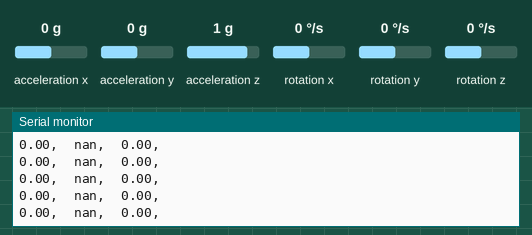
Recording of a sketch running on a simulated Arduino Uno, built with avr-gcc and run on an emulated ATmega328P. Shown: the last lines printed to the serial monitor. The test bench sets the inputs (shaded band); at power-on: acceleration x 0 g, acceleration y 0 g, acceleration z 1 g, rotation x 0 °/s, rotation y 0 °/s, rotation z 0 °/s.

Above: at 1.2 s.
1.3 s: acceleration x set to -1.4 g
At 2.0 s:
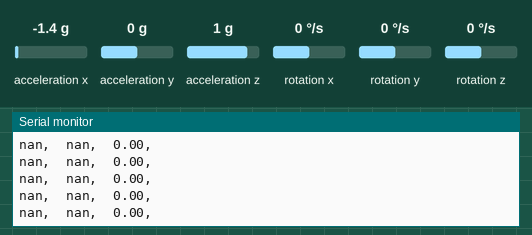
3.2 s: acceleration y set to -1.4 g
At 4.0 s:
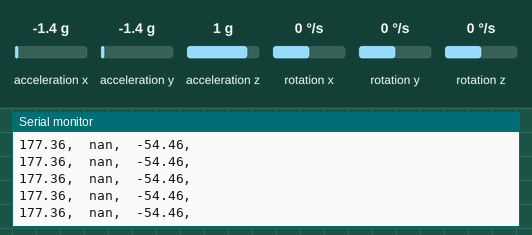
6.2 s: acceleration z set to -0.8 g
At 7.1 s:
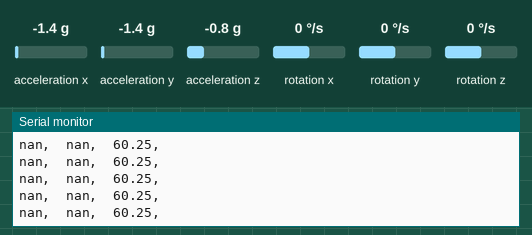
9.2 s: acceleration y set to 0.8 g
At 10.1 s:
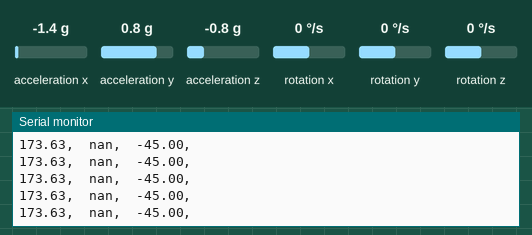
12.2 s: acceleration x set to -0.8 g
At 13.3 s:
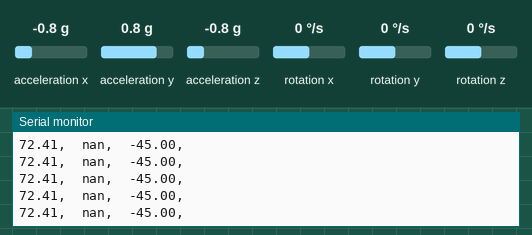
15.2 s: acceleration z set to 0 g
At 15.8 s:
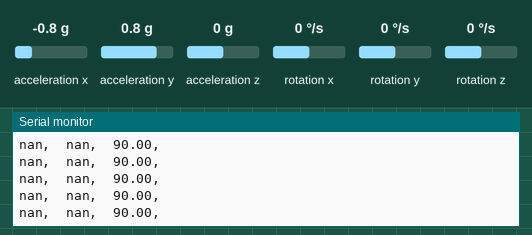
Timing chart, 0 to 18.2 s (numbered marks = the images above; inputs shaded):
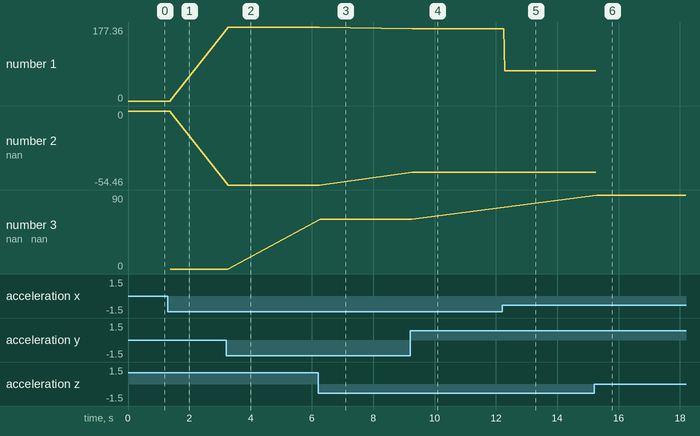

Measured:
- after the input at 1.3 s, the serial monitor: prints a new line after 0.09 s (image 1)
- after the input at 3.2 s, the serial monitor: prints a new line after 0.08 s (image 2)
- after the input at 6.2 s, the serial monitor: prints a new line after 0.07 s (image 3)
- after the input at 9.2 s, the serial monitor: prints a new line after 0.07 s (image 4)
- after the input at 12.2 s, the serial monitor: prints a new line after 0.08 s (image 5)
- after the input at 15.2 s, the serial monitor: prints a new line after 0.08 s (image 6)
- plotted number 1: 0 → 177.36 after the input at 3.2 s, 177.36 → 173.63 after the input at 9.2 s, 173.63 → 72.41 after the input at 12.2 s
- plotted number 2: 0 → -54.46 after the input at 3.2 s, -54.46 → -45 after the input at 9.2 s

The sketch:

MPU6050_Spherical.ino
```cpp
//need to include all this if not already included
#include "I2Cdev.h"
#include "MPU6050.h"
#if I2CDEV_IMPLEMENTATION == I2CDEV_ARDUINO_WIRE
    #include "Wire.h"
#endif
#include "GravVector.h" //stuff for getting acceleration vector

GravVector gv;   //create object to get acceleration vector

void setup() {

    Serial.begin(9600);

}

void loop() {

    gv.update(); //need to run this to read sensor and calculate spherical coordinates


    //getting the spherical coordinates
    Serial.print(gv.getRho()); Serial.print(",\t");     //this would be magnitude

    Serial.print(gv.getTh()); Serial.print(",\t");      //this could be angle of descent
    Serial.print(gv.getPhi()); Serial.println(",\t");   //or this could be angle of descent
                                                        //depends on how the sensor is mounted

}
```

GravVector.cpp
```cpp
#include "GravVector.h"

MPU6050 accelgyro;

int16_t ax, ay, az;

float rho, th, phi;

GravVector::GravVector()
{
  #if I2CDEV_IMPLEMENTATION == I2CDEV_ARDUINO_WIRE
    Wire.begin();
  #elif I2CDEV_IMPLEMENTATION == I2CDEV_BUILTIN_FASTWIRE
    Fastwire::setup(400, true);
  #endif
  //initialize MPU6050 sensor
  accelgyro.initialize();
}

float GravVector::getRho()
{
  return rho;
}

float GravVector::getTh()
{
  return th;
}

float GravVector::getPhi()
{
  return phi;
}


void GravVector::update()
{
  accelgyro.getAcceleration(&ax, &ay, &az);
  rho = sqrt(ax*ax+ay*ay+az*az);
  th = acos((float)az/(float)rho)*180/M_PI;
  phi = atan((float)ay/(float)az)*180/M_PI;
}
```

GravVector.h
```cpp
#include "I2Cdev.h"
#include "MPU6050.h"

#if I2CDEV_IMPLEMENTATION == I2CDEV_ARDUINO_WIRE
    #include "Wire.h"
#endif


class GravVector
{
  public:

  GravVector();

  float getRho();
  float getTh();
  float getPhi();

  void update();

};
```
